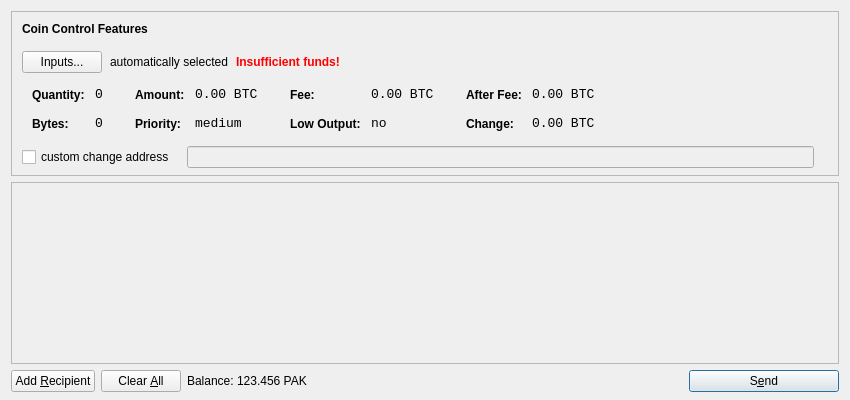
<?xml version="1.0" encoding="UTF-8"?>
<ui version="4.0">
 <class>SendCoinsDialog</class>
 <widget class="QDialog" name="SendCoinsDialog">
  <property name="geometry">
   <rect>
    <x>0</x>
    <y>0</y>
    <width>850</width>
    <height>400</height>
   </rect>
  </property>
  <property name="windowTitle">
   <string>Send Coins</string>
  </property>
  <layout class="QVBoxLayout" name="verticalLayout" stretch="0,1,0">
   <property name="bottomMargin">
    <number>8</number>
   </property>
   <item>
    <widget class="QFrame" name="frameCoinControl">
     <property name="sizePolicy">
      <sizepolicy hsizetype="Expanding" vsizetype="Expanding">
       <horstretch>0</horstretch>
       <verstretch>0</verstretch>
      </sizepolicy>
     </property>
     <property name="maximumSize">
      <size>
       <width>16777215</width>
       <height>16777215</height>
      </size>
     </property>
     <property name="frameShape">
      <enum>QFrame::StyledPanel</enum>
     </property>
     <property name="frameShadow">
      <enum>QFrame::Sunken</enum>
     </property>
     <layout class="QVBoxLayout" name="verticalLayoutCoinControl2">
      <property name="spacing">
       <number>-1</number>
      </property>
      <property name="leftMargin">
       <number>0</number>
      </property>
      <property name="topMargin">
       <number>0</number>
      </property>
      <property name="rightMargin">
       <number>0</number>
      </property>
      <property name="bottomMargin">
       <number>6</number>
      </property>
      <item>
       <layout class="QVBoxLayout" name="verticalLayoutCoinControl" stretch="0,0,0,0,1">
        <property name="spacing">
         <number>0</number>
        </property>
        <property name="leftMargin">
         <number>10</number>
        </property>
        <property name="topMargin">
         <number>10</number>
        </property>
        <item>
         <layout class="QHBoxLayout" name="horizontalLayoutCoinControl1">
          <property name="bottomMargin">
           <number>15</number>
          </property>
          <item>
           <widget class="QLabel" name="labelCoinControlFeatures">
            <property name="sizePolicy">
             <sizepolicy hsizetype="Preferred" vsizetype="Maximum">
              <horstretch>0</horstretch>
              <verstretch>0</verstretch>
             </sizepolicy>
            </property>
            <property name="font">
             <font>
              <weight>75</weight>
              <bold>true</bold>
             </font>
            </property>
            <property name="styleSheet">
             <string notr="true">font-weight:bold;</string>
            </property>
            <property name="text">
             <string>Coin Control Features</string>
            </property>
           </widget>
          </item>
         </layout>
        </item>
        <item>
         <layout class="QHBoxLayout" name="horizontalLayoutCoinControl2" stretch="0,0,0,0">
          <property name="spacing">
           <number>8</number>
          </property>
          <property name="bottomMargin">
           <number>10</number>
          </property>
          <item>
           <widget class="QPushButton" name="pushButtonCoinControl">
            <property name="styleSheet">
             <string notr="true"/>
            </property>
            <property name="text">
             <string>Inputs...</string>
            </property>
           </widget>
          </item>
          <item>
           <widget class="QLabel" name="labelCoinControlAutomaticallySelected">
            <property name="text">
             <string>automatically selected</string>
            </property>
            <property name="margin">
             <number>5</number>
            </property>
           </widget>
          </item>
          <item>
           <widget class="QLabel" name="labelCoinControlInsuffFunds">
            <property name="font">
             <font>
              <weight>75</weight>
              <bold>true</bold>
             </font>
            </property>
            <property name="styleSheet">
             <string notr="true">color:red;font-weight:bold;</string>
            </property>
            <property name="text">
             <string>Insufficient funds!</string>
            </property>
            <property name="margin">
             <number>5</number>
            </property>
           </widget>
          </item>
          <item>
           <spacer name="horizontalSpacerCoinControl">
            <property name="orientation">
             <enum>Qt::Horizontal</enum>
            </property>
            <property name="sizeHint" stdset="0">
             <size>
              <width>40</width>
              <height>1</height>
             </size>
            </property>
           </spacer>
          </item>
         </layout>
        </item>
        <item>
         <widget class="QWidget" name="widgetCoinControl" native="true">
          <property name="sizePolicy">
           <sizepolicy hsizetype="Preferred" vsizetype="Preferred">
            <horstretch>0</horstretch>
            <verstretch>0</verstretch>
           </sizepolicy>
          </property>
          <property name="minimumSize">
           <size>
            <width>0</width>
            <height>0</height>
           </size>
          </property>
          <property name="styleSheet">
           <string notr="true"/>
          </property>
          <layout class="QHBoxLayout" name="horizontalLayoutCoinControl5">
           <property name="margin">
            <number>0</number>
           </property>
           <item>
            <layout class="QHBoxLayout" name="horizontalLayoutCoinControl3" stretch="0,0,0,1">
             <property name="spacing">
              <number>20</number>
             </property>
             <property name="topMargin">
              <number>0</number>
             </property>
             <property name="bottomMargin">
              <number>10</number>
             </property>
             <item>
              <layout class="QFormLayout" name="formLayoutCoinControl1">
               <property name="horizontalSpacing">
                <number>10</number>
               </property>
               <property name="verticalSpacing">
                <number>14</number>
               </property>
               <property name="leftMargin">
                <number>10</number>
               </property>
               <property name="topMargin">
                <number>4</number>
               </property>
               <property name="rightMargin">
                <number>6</number>
               </property>
               <item row="0" column="0">
                <widget class="QLabel" name="labelCoinControlQuantityText">
                 <property name="styleSheet">
                  <string notr="true">font-weight:bold;</string>
                 </property>
                 <property name="text">
                  <string>Quantity:</string>
                 </property>
                 <property name="margin">
                  <number>0</number>
                 </property>
                </widget>
               </item>
               <item row="0" column="1">
                <widget class="QLabel" name="labelCoinControlQuantity">
                 <property name="font">
                  <font>
                   <family>Monospace</family>
                   <pointsize>10</pointsize>
                  </font>
                 </property>
                 <property name="cursor">
                  <cursorShape>IBeamCursor</cursorShape>
                 </property>
                 <property name="contextMenuPolicy">
                  <enum>Qt::ActionsContextMenu</enum>
                 </property>
                 <property name="text">
                  <string notr="true">0</string>
                 </property>
                 <property name="margin">
                  <number>0</number>
                 </property>
                 <property name="textInteractionFlags">
                  <set>Qt::LinksAccessibleByMouse|Qt::TextSelectableByKeyboard|Qt::TextSelectableByMouse</set>
                 </property>
                </widget>
               </item>
               <item row="1" column="0">
                <widget class="QLabel" name="labelCoinControlBytesText">
                 <property name="styleSheet">
                  <string notr="true">font-weight:bold;</string>
                 </property>
                 <property name="text">
                  <string>Bytes:</string>
                 </property>
                </widget>
               </item>
               <item row="1" column="1">
                <widget class="QLabel" name="labelCoinControlBytes">
                 <property name="font">
                  <font>
                   <family>Monospace</family>
                   <pointsize>10</pointsize>
                  </font>
                 </property>
                 <property name="cursor">
                  <cursorShape>IBeamCursor</cursorShape>
                 </property>
                 <property name="contextMenuPolicy">
                  <enum>Qt::ActionsContextMenu</enum>
                 </property>
                 <property name="text">
                  <string notr="true">0</string>
                 </property>
                 <property name="textInteractionFlags">
                  <set>Qt::LinksAccessibleByMouse|Qt::TextSelectableByKeyboard|Qt::TextSelectableByMouse</set>
                 </property>
                </widget>
               </item>
              </layout>
             </item>
             <item>
              <layout class="QFormLayout" name="formLayoutCoinControl2">
               <property name="horizontalSpacing">
                <number>10</number>
               </property>
               <property name="verticalSpacing">
                <number>14</number>
               </property>
               <property name="leftMargin">
                <number>6</number>
               </property>
               <property name="topMargin">
                <number>4</number>
               </property>
               <property name="rightMargin">
                <number>6</number>
               </property>
               <item row="0" column="0">
                <widget class="QLabel" name="labelCoinControlAmountText">
                 <property name="styleSheet">
                  <string notr="true">font-weight:bold;</string>
                 </property>
                 <property name="text">
                  <string>Amount:</string>
                 </property>
                 <property name="margin">
                  <number>0</number>
                 </property>
                </widget>
               </item>
               <item row="0" column="1">
                <widget class="QLabel" name="labelCoinControlAmount">
                 <property name="font">
                  <font>
                   <family>Monospace</family>
                   <pointsize>10</pointsize>
                  </font>
                 </property>
                 <property name="cursor">
                  <cursorShape>IBeamCursor</cursorShape>
                 </property>
                 <property name="contextMenuPolicy">
                  <enum>Qt::ActionsContextMenu</enum>
                 </property>
                 <property name="text">
                  <string notr="true">0.00 BTC</string>
                 </property>
                 <property name="textInteractionFlags">
                  <set>Qt::LinksAccessibleByMouse|Qt::TextSelectableByKeyboard|Qt::TextSelectableByMouse</set>
                 </property>
                </widget>
               </item>
               <item row="1" column="0">
                <widget class="QLabel" name="labelCoinControlPriorityText">
                 <property name="styleSheet">
                  <string notr="true">font-weight:bold;</string>
                 </property>
                 <property name="text">
                  <string>Priority:</string>
                 </property>
                </widget>
               </item>
               <item row="1" column="1">
                <widget class="QLabel" name="labelCoinControlPriority">
                 <property name="font">
                  <font>
                   <family>Monospace</family>
                   <pointsize>10</pointsize>
                  </font>
                 </property>
                 <property name="cursor">
                  <cursorShape>IBeamCursor</cursorShape>
                 </property>
                 <property name="contextMenuPolicy">
                  <enum>Qt::ActionsContextMenu</enum>
                 </property>
                 <property name="text">
                  <string>medium</string>
                 </property>
                 <property name="textInteractionFlags">
                  <set>Qt::LinksAccessibleByMouse|Qt::TextSelectableByKeyboard|Qt::TextSelectableByMouse</set>
                 </property>
                </widget>
               </item>
              </layout>
             </item>
             <item>
              <layout class="QFormLayout" name="formLayoutCoinControl3">
               <property name="horizontalSpacing">
                <number>10</number>
               </property>
               <property name="verticalSpacing">
                <number>14</number>
               </property>
               <property name="leftMargin">
                <number>6</number>
               </property>
               <property name="topMargin">
                <number>4</number>
               </property>
               <property name="rightMargin">
                <number>6</number>
               </property>
               <item row="0" column="0">
                <widget class="QLabel" name="labelCoinControlFeeText">
                 <property name="styleSheet">
                  <string notr="true">font-weight:bold;</string>
                 </property>
                 <property name="text">
                  <string>Fee:</string>
                 </property>
                 <property name="margin">
                  <number>0</number>
                 </property>
                </widget>
               </item>
               <item row="0" column="1">
                <widget class="QLabel" name="labelCoinControlFee">
                 <property name="font">
                  <font>
                   <family>Monospace</family>
                   <pointsize>10</pointsize>
                  </font>
                 </property>
                 <property name="cursor">
                  <cursorShape>IBeamCursor</cursorShape>
                 </property>
                 <property name="contextMenuPolicy">
                  <enum>Qt::ActionsContextMenu</enum>
                 </property>
                 <property name="text">
                  <string notr="true">0.00 BTC</string>
                 </property>
                 <property name="textInteractionFlags">
                  <set>Qt::LinksAccessibleByMouse|Qt::TextSelectableByKeyboard|Qt::TextSelectableByMouse</set>
                 </property>
                </widget>
               </item>
               <item row="1" column="0">
                <widget class="QLabel" name="labelCoinControlLowOutputText">
                 <property name="styleSheet">
                  <string notr="true">font-weight:bold;</string>
                 </property>
                 <property name="text">
                  <string>Low Output:</string>
                 </property>
                </widget>
               </item>
               <item row="1" column="1">
                <widget class="QLabel" name="labelCoinControlLowOutput">
                 <property name="font">
                  <font>
                   <family>Monospace</family>
                   <pointsize>10</pointsize>
                  </font>
                 </property>
                 <property name="cursor">
                  <cursorShape>IBeamCursor</cursorShape>
                 </property>
                 <property name="contextMenuPolicy">
                  <enum>Qt::ActionsContextMenu</enum>
                 </property>
                 <property name="text">
                  <string>no</string>
                 </property>
                 <property name="textInteractionFlags">
                  <set>Qt::LinksAccessibleByMouse|Qt::TextSelectableByKeyboard|Qt::TextSelectableByMouse</set>
                 </property>
                </widget>
               </item>
              </layout>
             </item>
             <item>
              <layout class="QFormLayout" name="formLayoutCoinControl4">
               <property name="horizontalSpacing">
                <number>10</number>
               </property>
               <property name="verticalSpacing">
                <number>14</number>
               </property>
               <property name="leftMargin">
                <number>6</number>
               </property>
               <property name="topMargin">
                <number>4</number>
               </property>
               <property name="rightMargin">
                <number>6</number>
               </property>
               <item row="0" column="0">
                <widget class="QLabel" name="labelCoinControlAfterFeeText">
                 <property name="styleSheet">
                  <string notr="true">font-weight:bold;</string>
                 </property>
                 <property name="text">
                  <string>After Fee:</string>
                 </property>
                 <property name="margin">
                  <number>0</number>
                 </property>
                </widget>
               </item>
               <item row="0" column="1">
                <widget class="QLabel" name="labelCoinControlAfterFee">
                 <property name="font">
                  <font>
                   <family>Monospace</family>
                   <pointsize>10</pointsize>
                  </font>
                 </property>
                 <property name="cursor">
                  <cursorShape>IBeamCursor</cursorShape>
                 </property>
                 <property name="contextMenuPolicy">
                  <enum>Qt::ActionsContextMenu</enum>
                 </property>
                 <property name="text">
                  <string notr="true">0.00 BTC</string>
                 </property>
                 <property name="textInteractionFlags">
                  <set>Qt::LinksAccessibleByMouse|Qt::TextSelectableByKeyboard|Qt::TextSelectableByMouse</set>
                 </property>
                </widget>
               </item>
               <item row="1" column="0">
                <widget class="QLabel" name="labelCoinControlChangeText">
                 <property name="styleSheet">
                  <string notr="true">font-weight:bold;</string>
                 </property>
                 <property name="text">
                  <string>Change:</string>
                 </property>
                </widget>
               </item>
               <item row="1" column="1">
                <widget class="QLabel" name="labelCoinControlChange">
                 <property name="font">
                  <font>
                   <family>Monospace</family>
                   <pointsize>10</pointsize>
                  </font>
                 </property>
                 <property name="cursor">
                  <cursorShape>IBeamCursor</cursorShape>
                 </property>
                 <property name="contextMenuPolicy">
                  <enum>Qt::ActionsContextMenu</enum>
                 </property>
                 <property name="text">
                  <string notr="true">0.00 BTC</string>
                 </property>
                 <property name="textInteractionFlags">
                  <set>Qt::LinksAccessibleByMouse|Qt::TextSelectableByKeyboard|Qt::TextSelectableByMouse</set>
                 </property>
                </widget>
               </item>
              </layout>
             </item>
            </layout>
           </item>
          </layout>
         </widget>
        </item>
        <item>
         <layout class="QHBoxLayout" name="horizontalLayoutCoinControl4" stretch="0,0,0">
          <property name="spacing">
           <number>12</number>
          </property>
          <property name="sizeConstraint">
           <enum>QLayout::SetDefaultConstraint</enum>
          </property>
          <property name="topMargin">
           <number>5</number>
          </property>
          <property name="rightMargin">
           <number>5</number>
          </property>
          <item>
           <widget class="QCheckBox" name="checkBoxCoinControlChange">
            <property name="text">
             <string>custom change address</string>
            </property>
           </widget>
          </item>
          <item>
           <widget class="QLineEdit" name="lineEditCoinControlChange">
            <property name="enabled">
             <bool>false</bool>
            </property>
            <property name="sizePolicy">
             <sizepolicy hsizetype="Expanding" vsizetype="Fixed">
              <horstretch>0</horstretch>
              <verstretch>0</verstretch>
             </sizepolicy>
            </property>
           </widget>
          </item>
          <item>
           <widget class="QLabel" name="labelCoinControlChangeLabel">
            <property name="sizePolicy">
             <sizepolicy hsizetype="Preferred" vsizetype="Expanding">
              <horstretch>0</horstretch>
              <verstretch>0</verstretch>
             </sizepolicy>
            </property>
            <property name="minimumSize">
             <size>
              <width>0</width>
              <height>0</height>
             </size>
            </property>
            <property name="text">
             <string/>
            </property>
            <property name="margin">
             <number>3</number>
            </property>
           </widget>
          </item>
         </layout>
        </item>
        <item>
         <spacer name="verticalSpacerCoinControl">
          <property name="orientation">
           <enum>Qt::Vertical</enum>
          </property>
          <property name="sizeHint" stdset="0">
           <size>
            <width>800</width>
            <height>1</height>
           </size>
          </property>
         </spacer>
        </item>
       </layout>
      </item>
     </layout>
    </widget>
   </item>
   <item>
    <widget class="QScrollArea" name="scrollArea">
     <property name="widgetResizable">
      <bool>true</bool>
     </property>
     <widget class="QWidget" name="scrollAreaWidgetContents">
      <property name="geometry">
       <rect>
        <x>0</x>
        <y>0</y>
        <width>830</width>
        <height>165</height>
       </rect>
      </property>
      <layout class="QVBoxLayout" name="verticalLayout_2">
       <property name="margin">
        <number>0</number>
       </property>
       <item>
        <layout class="QVBoxLayout" name="entries">
         <property name="spacing">
          <number>6</number>
         </property>
        </layout>
       </item>
       <item>
        <spacer name="verticalSpacer">
         <property name="orientation">
          <enum>Qt::Vertical</enum>
         </property>
         <property name="sizeHint" stdset="0">
          <size>
           <width>20</width>
           <height>40</height>
          </size>
         </property>
        </spacer>
       </item>
      </layout>
     </widget>
    </widget>
   </item>
   <item>
    <layout class="QHBoxLayout" name="horizontalLayout">
     <item>
      <widget class="QPushButton" name="addButton">
       <property name="toolTip">
        <string>Send to multiple recipients at once</string>
       </property>
       <property name="text">
        <string>Add &amp;Recipient</string>
       </property>
       <property name="icon">
        <iconset resource="../bitcoin.qrc">
         <normaloff>:/icons/add</normaloff>:/icons/add</iconset>
       </property>
       <property name="autoDefault">
        <bool>false</bool>
       </property>
      </widget>
     </item>
     <item>
      <widget class="QPushButton" name="clearButton">
       <property name="sizePolicy">
        <sizepolicy hsizetype="Minimum" vsizetype="Fixed">
         <horstretch>0</horstretch>
         <verstretch>0</verstretch>
        </sizepolicy>
       </property>
       <property name="toolTip">
        <string>Remove all transaction fields</string>
       </property>
       <property name="text">
        <string>Clear &amp;All</string>
       </property>
       <property name="icon">
        <iconset resource="../bitcoin.qrc">
         <normaloff>:/icons/remove</normaloff>:/icons/remove</iconset>
       </property>
       <property name="autoRepeatDelay">
        <number>300</number>
       </property>
       <property name="autoDefault">
        <bool>false</bool>
       </property>
      </widget>
     </item>
     <item>
      <layout class="QHBoxLayout" name="horizontalLayout_2">
       <property name="spacing">
        <number>3</number>
       </property>
       <item>
        <widget class="QLabel" name="label">
         <property name="text">
          <string>Balance:</string>
         </property>
        </widget>
       </item>
       <item>
        <widget class="QLabel" name="labelBalance">
         <property name="cursor">
          <cursorShape>IBeamCursor</cursorShape>
         </property>
         <property name="text">
          <string>123.456 PAK</string>
         </property>
         <property name="textInteractionFlags">
          <set>Qt::LinksAccessibleByMouse|Qt::TextSelectableByKeyboard|Qt::TextSelectableByMouse</set>
         </property>
        </widget>
       </item>
      </layout>
     </item>
     <item>
      <spacer name="horizontalSpacer">
       <property name="orientation">
        <enum>Qt::Horizontal</enum>
       </property>
       <property name="sizeHint" stdset="0">
        <size>
         <width>40</width>
         <height>20</height>
        </size>
       </property>
      </spacer>
     </item>
     <item>
      <widget class="QPushButton" name="sendButton">
       <property name="minimumSize">
        <size>
         <width>150</width>
         <height>0</height>
        </size>
       </property>
       <property name="toolTip">
        <string>Confirm the send action</string>
       </property>
       <property name="text">
        <string>S&amp;end</string>
       </property>
       <property name="icon">
        <iconset resource="../bitcoin.qrc">
         <normaloff>:/icons/send</normaloff>:/icons/send</iconset>
       </property>
       <property name="default">
        <bool>true</bool>
       </property>
      </widget>
     </item>
    </layout>
   </item>
  </layout>
 </widget>
 <resources>
  <include location="../bitcoin.qrc"/>
 </resources>
 <connections/>
</ui>
